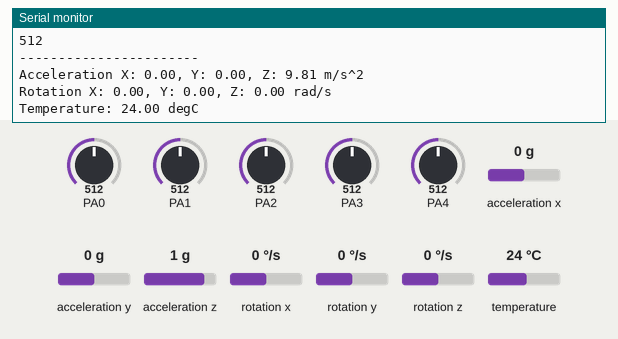
Recording of a sketch running on a simulated STM32 Blue Pill. Shown: the last lines printed to the serial monitor. The inputs (shaded band) are chosen by the test bench; at power-on: acceleration x 0 g, PA0 = 512, PA1 = 512, PA2 = 512, PA3 = 512, acceleration y 0 g, PA4 = 512, acceleration z 1 g, rotation x 0 °/s, rotation y 0 °/s, rotation z 0 °/s, temperature 24 °C.

Above: at 1.3 s.
1.4 s: acceleration x set to -1.4 g
At 2.0 s:
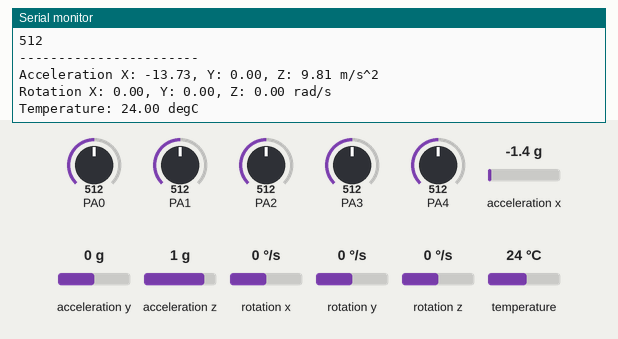
2.9 s: PA0 set to 716
4.4 s: PA1 set to 306
5.9 s: PA2 set to 992
7.4 s: PA3 set to 30
8.9 s: acceleration y set to -1.4 g
At 9.6 s:
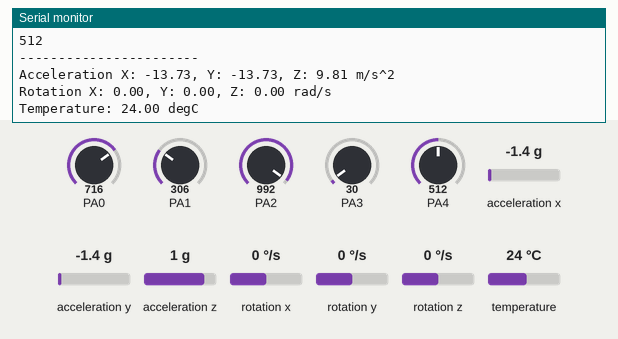
Timing chart, 0 to 11.4 s (numbered marks = the images above; inputs shaded):
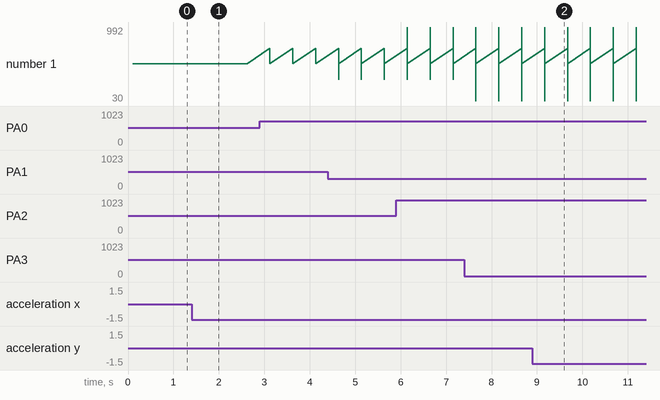

The sketch:

MPU6050_and_MultipleFlexSensors_1st_copy.ino
```cpp
#include <Adafruit_MPU6050.h>
#include <Adafruit_Sensor.h>
#include <Wire.h>

Adafruit_MPU6050 mpu;

void setup()
{
  // Flex Sensor
  Serial.begin(115200);
  pinMode(PA0, INPUT);
  pinMode(PA1, INPUT);
  pinMode(PA2, INPUT);
  pinMode(PA3, INPUT);
  pinMode(PA4, INPUT);


  // MPU6050
  // Try to initialize!
	if (!mpu.begin()) {
		Serial.println("Failed to find MPU6050 chip");
		while (1) {
		  delay(10);
		}
	}
	Serial.println("MPU6050 Found!");

	// set accelerometer range to +-8G
	mpu.setAccelerometerRange(MPU6050_RANGE_8_G);

	// set gyro range to +- 500 deg/s
	mpu.setGyroRange(MPU6050_RANGE_500_DEG);

	// set filter bandwidth to 21 Hz
	mpu.setFilterBandwidth(MPU6050_BAND_21_HZ);

	delay(100);
}

void loop()
{
  // Flex Sensor
  int f1 = analogRead(PA0);    // read the ADC value from pin A7
  int f2 = analogRead(PA1);    // read the ADC value from pin A7
  int f3 = analogRead(PA2);    // read the ADC value from pin A7
  int f4 = analogRead(PA3);    // read the ADC value from pin A7
  int f5 = analogRead(PA4);    // read the ADC value from pin A7

  Serial.println(f1);
  Serial.println(f2);
  Serial.println(f3);
  Serial.println(f4);
  Serial.println(f5);
  Serial.println("-----------------------");
  Serial.println("");
 // delay(500);

  //MPU6050
  /* Get new sensor events with the readings */
	sensors_event_t a, g, temp;
	mpu.getEvent(&a, &g, &temp);

	/* Print out the values */
	Serial.print("Acceleration X: ");
	Serial.print(a.acceleration.x);
	Serial.print(", Y: ");
	Serial.print(a.acceleration.y);
	Serial.print(", Z: ");
	Serial.print(a.acceleration.z);
	Serial.println(" m/s^2");

	Serial.print("Rotation X: ");
	Serial.print(g.gyro.x);
	Serial.print(", Y: ");
	Serial.print(g.gyro.y);
	Serial.print(", Z: ");
	Serial.print(g.gyro.z);
	Serial.println(" rad/s");

	Serial.print("Temperature: ");
	Serial.print(temp.temperature);
	Serial.println(" degC");

	Serial.println("");
	delay(500);
}
```

Measured:
- after the input at 1.4 s, the serial monitor: prints a new line after 0.21 s (image 1)
- after the input at 8.9 s, the serial monitor: prints a new line after 0.27 s (image 2)
